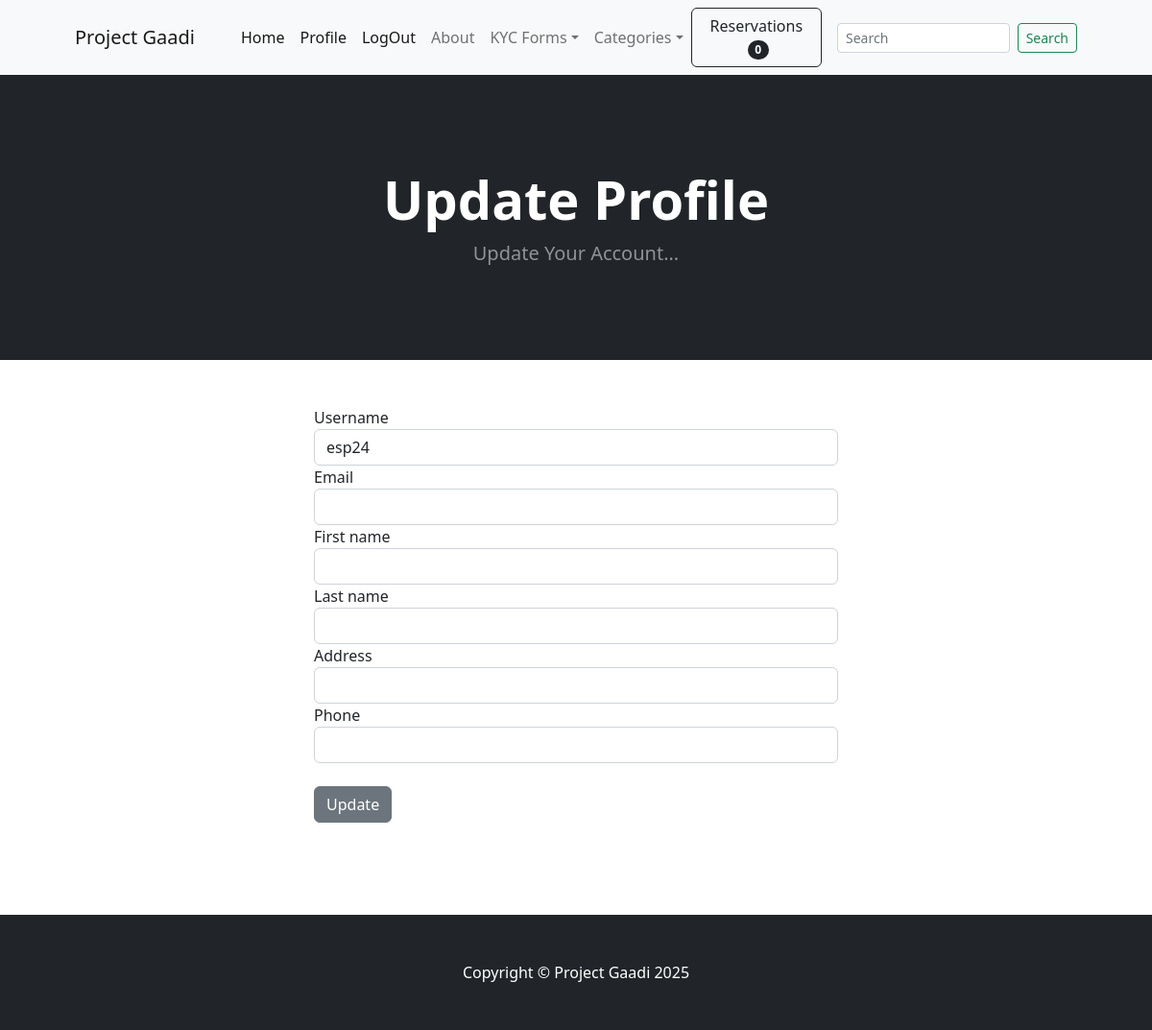
The page /accounts/update_profile/2/ (signed in) on the database as committed earlier.
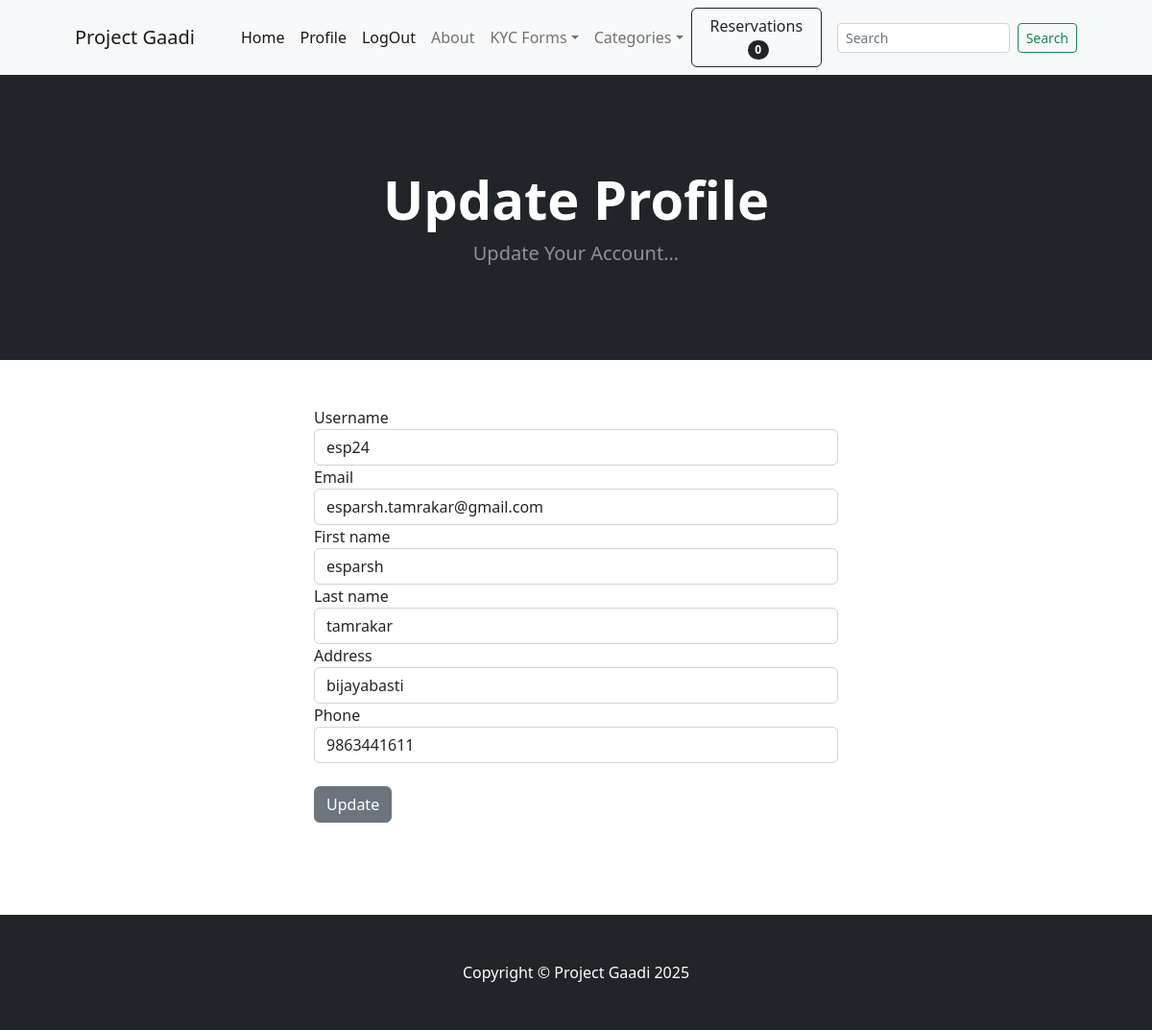
The same page on the database as committed later.
### accounts/models.py (models this page shows, shortened)
class CustomUser(AbstractUser):
  ROLE_CHOICES=[
    ('user', 'Regular User'),
    ('owner', 'Vehicle Owner')
  ]
  role=models.CharField(max_length=20, choices=ROLE_CHOICES, default='user')
  phone_number=models.CharField(max_length=10)
  address=models.CharField(max_length=100)

### accounts/views.py (the view, shortened to what this page needs)
# urls.py: path('update_profile/<int:pk>/', views.update_profile, name='update_profile'),
@login_required
def update_profile(request, pk):
    user= CustomUser.objects.get(pk=pk)
    return render(request, 'accounts/update_profile.html', {'user':user})

### accounts/templates/accounts/update_profile.html (shortened to what this page needs)
{% extends 'accounts/base.html' %}
{% block content %}
<header class="bg-dark py-5">
    <div class="container px-4 px-lg-5 my-5">
        <div class="text-center text-white">
            <h1 class="display-4 fw-bolder">Update Profile</h1>
            <p class="lead fw-normal text-white-50 mb-0">Update Your Account...</p>
        </div>
    </div>
</header>
<div class="container ">
    <div class="row">
        <div class="col-md-6 offset-md-3">
            <br><br>
            <form method="post" enctype="multipart/form-data" action="{% url 'update_profile' user.id%}">
                <label for="username">Username</label>
                <input type="text" value="{{user.username}}" class="form-control" name="username">
                <label for="Email">Email</label>
                <input type="text" value="{{user.email}}" class="form-control" name="email">
                <label for="first_name">First name</label>
                <input type="text" value="{{user.first_name}}" class="form-control" name="first_name">
                <label for="last_name">Last name</label>
                <input type="text" value="{{user.last_name}}" class="form-control" name="last_name">
                <label for="address">Address</label>
                <input type="text" value="{{user.address}}" class="form-control" name="address">
                <label for="phone_number">Phone</label>
                <input type="text" value="{{user.phone_number}}" class="form-control" name="phone_number">
                <br>
                <button class="btn btn-secondary" type="submit">Update</button>
            </form>
            <br><br><br><br>
        </div>
    </div>
</div>
{% endblock %}

Rows that differ between the two databases and show on the page:
changed CustomUser "esp24": email (not shown) → "esparsh.tamrakar@gmail.com"; first_name (not shown) → "esparsh"; last_name (not shown) → "tamrakar"; address (not shown) → "bijayabasti"; phone_number (not shown) → "9863441611"
